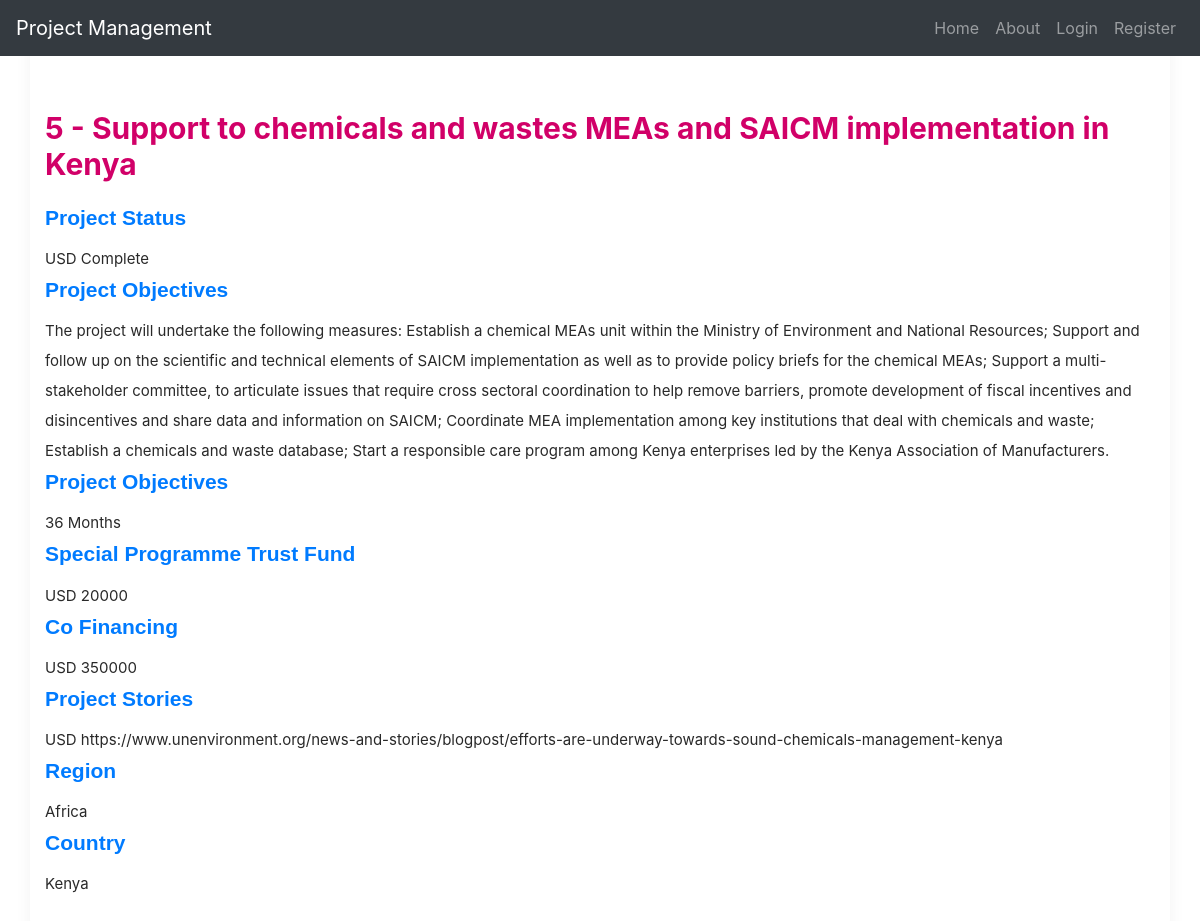
/project/5, run on the app's committed database.
### projectmngt/models.py (models this page shows, shortened)
class Projects(db.Model):
    __tablename__ = 'projects'
    id = db.Column(db.Integer, primary_key=True)
    project_name = db.Column(db.String, nullable=False)
    proj_objectives = db.Column(db.Text, nullable=False)
    pro_duration = db.Column(db.Integer, nullable=False)
    sptf = db.Column(db.String, nullable=False)
    co_financing = db.Column(db.Integer, nullable=False)
    pro_status = db.Column(db.String, nullable=False)
    pro_stories = db.Column(db.Text, nullable=False)
    party_id = db.Column(db.Integer, db.ForeignKey('partyto.id') , nullable=False)
    region_id = db.Column(db.Integer, db.ForeignKey('regions.id') , nullable=False)
    country_id = db.Column(db.Integer, db.ForeignKey('countries.id') , nullable=False)
    sdgs_id = db.Column(db.Integer, db.ForeignKey('sdgs.id'))
    @classmethod
    def find_one_projects(cls, id):
        return cls.query.filter_by(id = id).first()

class Regions(db.Model):
    __tablename__ = 'regions'
    id = db.Column(db.Integer, primary_key=True)
    region_name = db.Column(db.String, nullable=False)
    countries = db.relationship('Countries', backref = 'region', lazy = True)
    projects = db.relationship('Projects', backref = 'region', lazy = True)

class Countries(db.Model):
    __tablename__ = 'countries'
    id = db.Column(db.Integer, primary_key=True)
    country_name = db.Column(db.String(30), nullable=False)
    region_id = db.Column(db.Integer, db.ForeignKey('regions.id'), nullable=False)
    projects = db.relationship('Projects', backref = 'country', lazy = True)

### projectmngt/project/routes.py (the view)
@projects.route('/project/<project_id>')
def specific_project(project_id):
    spec_proj = Projects.find_one_projects(project_id)
    return render_template('specificProject.html', title = 'Project', project = spec_proj)

### projectmngt/templates/specificProject.html (shortened to what this page needs)
{% extends "layout.html" %}
{% block content %}
    <div class="container">
        <div class="gap">
        </div>
        <div class="templatesstyle__TagPageHeading-lh5u5g-6 uefLh">
            <h1 class="templatesstyle__TagName-lh5u5g-7 jyAgbM"> {{ project.id }} - {{ project.project_name }}</h1>
        </div>
        <div class="">
            <h2 class="post_title postCardMinimalstyle__PostTitle-nu583d-5 hzQACJ">
                <a href="">Project Status</a>
            </h2>
            <p class="excerpt postCardMinimalstyle__Excerpt-nu583d-6 crQIso">
                USD {{ project.pro_status }}
            </p>
        </div>
        <div class="">
            <h2 class="post_title postCardMinimalstyle__PostTitle-nu583d-5 hzQACJ">
                <a href="">Project Objectives</a>
            </h2>
            <p class="excerpt postCardMinimalstyle__Excerpt-nu583d-6 crQIso">
                {{ project.proj_objectives }}
            </p>
        </div>
        <div class="">
            <h2 class="post_title postCardMinimalstyle__PostTitle-nu583d-5 hzQACJ">
                <a href="">Project Objectives</a>
            </h2>
            <p class="excerpt postCardMinimalstyle__Excerpt-nu583d-6 crQIso">
                {{ project.pro_duration }} Months
            </p>
        </div>
        <div class="">
            <h2 class="post_title postCardMinimalstyle__PostTitle-nu583d-5 hzQACJ">
                <a href="">Special Programme Trust Fund</a>
            </h2>
            <p class="excerpt postCardMinimalstyle__Excerpt-nu583d-6 crQIso">
                USD {{ project.sptf }}
            </p>
        </div>
        <div class="">
            <h2 class="post_title postCardMinimalstyle__PostTitle-nu583d-5 hzQACJ">
                <a href="">Co Financing</a>
            </h2>
            <p class="excerpt postCardMinimalstyle__Excerpt-nu583d-6 crQIso">
                USD {{ project.co_financing }}
            </p>
        </div>
        <div class="">
            <h2 class="post_title postCardMinimalstyle__PostTitle-nu583d-5 hzQACJ">
                <a href="">Project Stories</a>
            </h2>
            <p class="excerpt postCardMinimalstyle__Excerpt-nu583d-6 crQIso">
                USD {{ project.pro_stories }}
            </p>
        </div>
        <div class="">
            <h2 class="post_title postCardMinimalstyle__PostTitle-nu583d-5 hzQACJ">
                <a href="">Region</a>
            </h2>
            <p class="excerpt postCardMinimalstyle__Excerpt-nu583d-6 crQIso">
                {{ project.region.region_name}}
            </p>
        </div>
        <div class="">
            <h2 class="post_title postCardMinimalstyle__PostTitle-nu583d-5 hzQACJ">
                <a href="">Country</a>
            </h2>
            <p class="excerpt postCardMinimalstyle__Excerpt-nu583d-6 crQIso">
                {{ project.country.country_name}}
            </p>
        </div>
        <div class="gap">
        </div>
    </div>
{% endblock content %}

### projectmngt/static/css/style.css (style rules this page uses)
.gap { height: 40px; margin-bottom: 70px; }
p { margin-bottom: 0px; font-size: 15px; color: #777; }
h2 { line-height: 1.66; margin: 0; padding: 0; font-weight: bold; color: #222; font-family: Poppins; font-size: 36px; }
body { font-size: 13px; line-height: 1.8; color: #222; background: #f8f8f8; font-weight: 400; font-family: Poppins; }
.container { width: 900px; background: #fff; margin: 0 auto; box-shadow: 0px 15px 16.83px 0.17px rgba(0, 0, 0, 0.05); -moz-box-shadow: 0px 15px 16.83px 0.17px rgba(0, 0, 0, 0.05); -webkit-box-shadow: 0px 15px 16.83px 0.17px rgba(0, 0, 0, 0.05); -o-box-shadow: 0px 15px 16.83px 0.17px rgba(0, 0, 0, 0.05); -ms-box-shadow: 0px 15px 16.83px 0.17px rgba(0, 0, 0, 0.05); border-radius: 20px; -moz-border-radius: 20px; -webkit-border-radius: 20px; -o-border-radius: 20px; -ms-border-radius: 20px; }
@media screen and (max-width: 1200px) { .container { width: calc( 100% - 30px); max-width: 100%; } }
@media screen and (min-width: 1024px) { .container { max-width: 1200px; } }

### projectmngt/static/project.css (style rules this page uses)
.hzQACJ { font-size: 21px; font-weight: 700; color: rgb(41, 41, 41); line-height: 1.53; margin-bottom: 10px; font-family: "Fira Sans", sans-serif; }
.crQIso { font-size: 15px; color: rgb(41, 41, 41); font-weight: 400; line-height: 2; margin-bottom: 0px; }
.uefLh { font-size: 15px; font-weight: 400; margin-bottom: 20px; margin-top: 20px; position: relative; }
.jyAgbM { font-size: 30px; font-weight: 700; color: rgb(209, 0, 104); margin-bottom: 8px; }

### data on the page
Projects: id "5", project_name "Support to chemicals and wastes MEAs and SAICM implementation in Kenya", pro_status "Complete", proj_objectives "The project will undertake the following measures: Establish a chemical MEAs unit within the Ministry of Environment and National Resources; Support and follow up on the scientific and technical elements of SAICM implementation as well as to provide policy briefs for the chemical MEAs; Support a multi-stakeholder committee, to articulate issues that require cross sectoral coordination to help remove barriers, promote development of fiscal incentives and disincentives and share data and information on SAICM; Coordinate MEA implementation among key institutions that deal with chemicals and waste; Establish a chemicals and waste database; Start a responsible care program among Kenya…", pro_duration "36", sptf "20000", co_financing "350000", pro_stories "https://www.unenvironment.org/news-and-stories/blogpost/efforts-are-underway-towards-sound-chemicals-management-kenya"
Regions: region.region_name "Africa"
Countries: country.country_name "Kenya"
